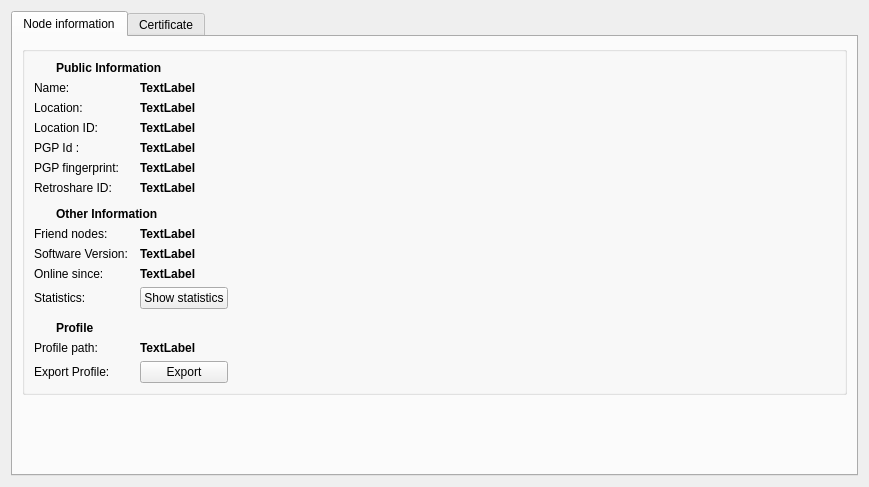
<?xml version="1.0" encoding="UTF-8"?>
<ui version="4.0">
 <class>CryptoPage</class>
 <widget class="QWidget" name="CryptoPage">
  <property name="geometry">
   <rect>
    <x>0</x>
    <y>0</y>
    <width>869</width>
    <height>487</height>
   </rect>
  </property>
  <layout class="QGridLayout" name="gridLayout_2">
   <item row="0" column="0">
    <widget class="QTabWidget" name="tabWidget">
     <property name="currentIndex">
      <number>0</number>
     </property>
     <widget class="QWidget" name="tab">
      <attribute name="title">
       <string>Node information</string>
      </attribute>
      <layout class="QVBoxLayout" name="verticalLayout_2">
       <item>
        <widget class="QGroupBox" name="groupBox_1">
         <layout class="QGridLayout" name="gridLayout_4">
          <item row="6" column="0">
           <widget class="QLabel" name="label">
            <property name="text">
             <string>Retroshare ID:</string>
            </property>
           </widget>
          </item>
          <item row="11" column="0">
           <widget class="QLabel" name="label_4">
            <property name="text">
             <string>Statistics:</string>
            </property>
           </widget>
          </item>
          <item row="3" column="1" colspan="3">
           <widget class="QLabel" name="peerid">
            <property name="sizePolicy">
             <sizepolicy hsizetype="MinimumExpanding" vsizetype="Preferred">
              <horstretch>0</horstretch>
              <verstretch>0</verstretch>
             </sizepolicy>
            </property>
            <property name="font">
             <font>
              <weight>75</weight>
              <bold>true</bold>
             </font>
            </property>
            <property name="text">
             <string notr="true">TextLabel</string>
            </property>
           </widget>
          </item>
          <item row="5" column="0">
           <widget class="QLabel" name="label_2">
            <property name="text">
             <string>PGP fingerprint:</string>
            </property>
           </widget>
          </item>
          <item row="3" column="0">
           <widget class="QLabel" name="label_6">
            <property name="sizePolicy">
             <sizepolicy hsizetype="Maximum" vsizetype="Preferred">
              <horstretch>0</horstretch>
              <verstretch>0</verstretch>
             </sizepolicy>
            </property>
            <property name="minimumSize">
             <size>
              <width>100</width>
              <height>0</height>
             </size>
            </property>
            <property name="text">
             <string>Location ID:</string>
            </property>
           </widget>
          </item>
          <item row="14" column="2">
           <spacer name="horizontalSpacer_4">
            <property name="orientation">
             <enum>Qt::Horizontal</enum>
            </property>
            <property name="sizeType">
             <enum>QSizePolicy::Expanding</enum>
            </property>
            <property name="sizeHint" stdset="0">
             <size>
              <width>40</width>
              <height>20</height>
             </size>
            </property>
           </spacer>
          </item>
          <item row="8" column="1" colspan="2">
           <widget class="QLabel" name="friendsEdit">
            <property name="sizePolicy">
             <sizepolicy hsizetype="MinimumExpanding" vsizetype="Preferred">
              <horstretch>0</horstretch>
              <verstretch>0</verstretch>
             </sizepolicy>
            </property>
            <property name="font">
             <font>
              <weight>75</weight>
              <bold>true</bold>
             </font>
            </property>
            <property name="text">
             <string notr="true">TextLabel</string>
            </property>
           </widget>
          </item>
          <item row="14" column="0">
           <widget class="QLabel" name="label_11">
            <property name="text">
             <string>Export Profile:</string>
            </property>
           </widget>
          </item>
          <item row="5" column="1" colspan="3">
           <widget class="QLabel" name="pgpfingerprint">
            <property name="font">
             <font>
              <weight>75</weight>
              <bold>true</bold>
             </font>
            </property>
            <property name="text">
             <string>TextLabel</string>
            </property>
           </widget>
          </item>
          <item row="4" column="1" colspan="3">
           <widget class="QLabel" name="pgpid">
            <property name="sizePolicy">
             <sizepolicy hsizetype="MinimumExpanding" vsizetype="Preferred">
              <horstretch>0</horstretch>
              <verstretch>0</verstretch>
             </sizepolicy>
            </property>
            <property name="font">
             <font>
              <weight>75</weight>
              <bold>true</bold>
             </font>
            </property>
            <property name="text">
             <string notr="true">TextLabel</string>
            </property>
           </widget>
          </item>
          <item row="10" column="0">
           <widget class="QLabel" name="label_16">
            <property name="sizePolicy">
             <sizepolicy hsizetype="Maximum" vsizetype="Preferred">
              <horstretch>0</horstretch>
              <verstretch>0</verstretch>
             </sizepolicy>
            </property>
            <property name="minimumSize">
             <size>
              <width>100</width>
              <height>0</height>
             </size>
            </property>
            <property name="text">
             <string>Online since:</string>
            </property>
           </widget>
          </item>
          <item row="2" column="0">
           <widget class="QLabel" name="label_8">
            <property name="sizePolicy">
             <sizepolicy hsizetype="Maximum" vsizetype="Preferred">
              <horstretch>0</horstretch>
              <verstretch>0</verstretch>
             </sizepolicy>
            </property>
            <property name="minimumSize">
             <size>
              <width>100</width>
              <height>0</height>
             </size>
            </property>
            <property name="text">
             <string>Location:</string>
            </property>
           </widget>
          </item>
          <item row="0" column="0" colspan="4">
           <layout class="QGridLayout" name="gridLayout_3">
            <item row="0" column="0">
             <widget class="QLabel" name="publicIcon">
              <property name="maximumSize">
               <size>
                <width>16</width>
                <height>16</height>
               </size>
              </property>
              <property name="pixmap">
               <pixmap resource="../images.qrc">:/images/info16.png</pixmap>
              </property>
             </widget>
            </item>
            <item row="0" column="1">
             <widget class="StyledLabel" name="publicLabel">
              <property name="font">
               <font>
                <weight>75</weight>
                <bold>true</bold>
               </font>
              </property>
              <property name="text">
               <string>Public Information</string>
              </property>
             </widget>
            </item>
           </layout>
          </item>
          <item row="2" column="1" colspan="3">
           <widget class="QLabel" name="country">
            <property name="sizePolicy">
             <sizepolicy hsizetype="MinimumExpanding" vsizetype="Preferred">
              <horstretch>0</horstretch>
              <verstretch>0</verstretch>
             </sizepolicy>
            </property>
            <property name="font">
             <font>
              <weight>75</weight>
              <bold>true</bold>
             </font>
            </property>
            <property name="text">
             <string notr="true">TextLabel</string>
            </property>
           </widget>
          </item>
          <item row="14" column="1">
           <widget class="QPushButton" name="exportprofile">
            <property name="toolTip">
             <string>&lt;html&gt;&lt;head/&gt;&lt;body&gt;&lt;p&gt;Use this to export your profile key. You can then import it in a different computer and make a new node with the same profile. Doing so, existing friends that you also add to the new node will automatically recognise that new node as friend.&lt;/p&gt;&lt;/body&gt;&lt;/html&gt;</string>
            </property>
            <property name="text">
             <string>Export</string>
            </property>
           </widget>
          </item>
          <item row="9" column="0">
           <widget class="QLabel" name="label_3">
            <property name="sizePolicy">
             <sizepolicy hsizetype="Maximum" vsizetype="Preferred">
              <horstretch>0</horstretch>
              <verstretch>0</verstretch>
             </sizepolicy>
            </property>
            <property name="minimumSize">
             <size>
              <width>100</width>
              <height>0</height>
             </size>
            </property>
            <property name="text">
             <string>Software Version:</string>
            </property>
           </widget>
          </item>
          <item row="11" column="1">
           <widget class="QPushButton" name="showStats_PB">
            <property name="text">
             <string>Show statistics</string>
            </property>
           </widget>
          </item>
          <item row="7" column="0" colspan="4">
           <layout class="QGridLayout" name="gridLayout">
            <property name="topMargin">
             <number>6</number>
            </property>
            <item row="0" column="0">
             <widget class="QLabel" name="otherIcon">
              <property name="maximumSize">
               <size>
                <width>16</width>
                <height>16</height>
               </size>
              </property>
              <property name="text">
               <string/>
              </property>
              <property name="pixmap">
               <pixmap resource="../images.qrc">:/images/info16.png</pixmap>
              </property>
             </widget>
            </item>
            <item row="0" column="1">
             <widget class="StyledLabel" name="otherLabel">
              <property name="font">
               <font>
                <weight>75</weight>
                <bold>true</bold>
               </font>
              </property>
              <property name="text">
               <string>Other Information</string>
              </property>
             </widget>
            </item>
           </layout>
          </item>
          <item row="11" column="2">
           <spacer name="horizontalSpacer_3">
            <property name="orientation">
             <enum>Qt::Horizontal</enum>
            </property>
            <property name="sizeHint" stdset="0">
             <size>
              <width>40</width>
              <height>20</height>
             </size>
            </property>
           </spacer>
          </item>
          <item row="13" column="0">
           <widget class="QLabel" name="label_5">
            <property name="text">
             <string>Profile path:</string>
            </property>
           </widget>
          </item>
          <item row="8" column="0">
           <widget class="QLabel" name="label_9">
            <property name="sizePolicy">
             <sizepolicy hsizetype="Maximum" vsizetype="Preferred">
              <horstretch>0</horstretch>
              <verstretch>0</verstretch>
             </sizepolicy>
            </property>
            <property name="minimumSize">
             <size>
              <width>100</width>
              <height>0</height>
             </size>
            </property>
            <property name="text">
             <string>Friend nodes:</string>
            </property>
           </widget>
          </item>
          <item row="1" column="1" colspan="3">
           <widget class="QLabel" name="name">
            <property name="sizePolicy">
             <sizepolicy hsizetype="MinimumExpanding" vsizetype="Preferred">
              <horstretch>0</horstretch>
              <verstretch>0</verstretch>
             </sizepolicy>
            </property>
            <property name="font">
             <font>
              <weight>75</weight>
              <bold>true</bold>
             </font>
            </property>
            <property name="text">
             <string notr="true">TextLabel</string>
            </property>
           </widget>
          </item>
          <item row="12" column="0" colspan="3">
           <layout class="QGridLayout" name="gridLayout_6">
            <property name="topMargin">
             <number>6</number>
            </property>
            <item row="0" column="0">
             <widget class="QLabel" name="otherIcon_2">
              <property name="maximumSize">
               <size>
                <width>16</width>
                <height>16</height>
               </size>
              </property>
              <property name="text">
               <string/>
              </property>
              <property name="pixmap">
               <pixmap resource="../images.qrc">:/images/info16.png</pixmap>
              </property>
             </widget>
            </item>
            <item row="0" column="1">
             <widget class="StyledLabel" name="otherLabel_2">
              <property name="font">
               <font>
                <weight>75</weight>
                <bold>true</bold>
               </font>
              </property>
              <property name="text">
               <string>Profile</string>
              </property>
             </widget>
            </item>
           </layout>
          </item>
          <item row="1" column="0">
           <widget class="QLabel" name="label_10">
            <property name="sizePolicy">
             <sizepolicy hsizetype="Maximum" vsizetype="Preferred">
              <horstretch>0</horstretch>
              <verstretch>0</verstretch>
             </sizepolicy>
            </property>
            <property name="minimumSize">
             <size>
              <width>100</width>
              <height>0</height>
             </size>
            </property>
            <property name="text">
             <string>Name:</string>
            </property>
           </widget>
          </item>
          <item row="9" column="1" colspan="2">
           <widget class="QLabel" name="version">
            <property name="sizePolicy">
             <sizepolicy hsizetype="MinimumExpanding" vsizetype="Preferred">
              <horstretch>0</horstretch>
              <verstretch>0</verstretch>
             </sizepolicy>
            </property>
            <property name="font">
             <font>
              <weight>75</weight>
              <bold>true</bold>
             </font>
            </property>
            <property name="text">
             <string notr="true">TextLabel</string>
            </property>
            <property name="textInteractionFlags">
             <set>Qt::LinksAccessibleByMouse|Qt::TextSelectableByMouse</set>
            </property>
           </widget>
          </item>
          <item row="4" column="0">
           <widget class="QLabel" name="label_7">
            <property name="sizePolicy">
             <sizepolicy hsizetype="Maximum" vsizetype="Preferred">
              <horstretch>0</horstretch>
              <verstretch>0</verstretch>
             </sizepolicy>
            </property>
            <property name="minimumSize">
             <size>
              <width>100</width>
              <height>0</height>
             </size>
            </property>
            <property name="text">
             <string>PGP Id :</string>
            </property>
           </widget>
          </item>
          <item row="6" column="1" colspan="3">
           <widget class="QLabel" name="retroshareid">
            <property name="font">
             <font>
              <weight>75</weight>
              <bold>true</bold>
             </font>
            </property>
            <property name="text">
             <string>TextLabel</string>
            </property>
            <property name="textInteractionFlags">
             <set>Qt::LinksAccessibleByMouse|Qt::TextSelectableByMouse</set>
            </property>
           </widget>
          </item>
          <item row="10" column="1" colspan="2">
           <widget class="QLabel" name="onlinesince">
            <property name="sizePolicy">
             <sizepolicy hsizetype="MinimumExpanding" vsizetype="Preferred">
              <horstretch>0</horstretch>
              <verstretch>0</verstretch>
             </sizepolicy>
            </property>
            <property name="font">
             <font>
              <weight>75</weight>
              <bold>true</bold>
             </font>
            </property>
            <property name="text">
             <string notr="true">TextLabel</string>
            </property>
           </widget>
          </item>
          <item row="13" column="1" colspan="2">
           <widget class="QLabel" name="labelpath">
            <property name="font">
             <font>
              <weight>75</weight>
              <bold>true</bold>
             </font>
            </property>
            <property name="text">
             <string>TextLabel</string>
            </property>
           </widget>
          </item>
         </layout>
        </widget>
       </item>
       <item>
        <spacer name="verticalSpacer">
         <property name="orientation">
          <enum>Qt::Vertical</enum>
         </property>
         <property name="sizeHint" stdset="0">
          <size>
           <width>20</width>
           <height>40</height>
          </size>
         </property>
        </spacer>
       </item>
      </layout>
     </widget>
     <widget class="QWidget" name="tab_2">
      <attribute name="title">
       <string>Certificate</string>
      </attribute>
      <layout class="QGridLayout" name="gridLayout_7">
       <item row="0" column="0">
        <widget class="QPlainTextEdit" name="certplainTextEdit">
         <property name="sizePolicy">
          <sizepolicy hsizetype="Preferred" vsizetype="MinimumExpanding">
           <horstretch>0</horstretch>
           <verstretch>0</verstretch>
          </sizepolicy>
         </property>
         <property name="font">
          <font>
           <family>Courier New</family>
          </font>
         </property>
         <property name="tabChangesFocus">
          <bool>true</bool>
         </property>
         <property name="lineWrapMode">
          <enum>QPlainTextEdit::NoWrap</enum>
         </property>
         <property name="readOnly">
          <bool>true</bool>
         </property>
         <property name="textInteractionFlags">
          <set>Qt::TextSelectableByKeyboard|Qt::TextSelectableByMouse</set>
         </property>
        </widget>
       </item>
       <item row="1" column="0">
        <layout class="QHBoxLayout" name="horizontalLayout_3">
         <item>
          <widget class="QCheckBox" name="_includeSignatures_CB">
           <property name="toolTip">
            <string>&lt;html&gt;&lt;head/&gt;&lt;body&gt;&lt;p&gt;This option includes all signatures of your profile key. Signatures are not mandatory, but only a way to express your trust in some particular profile.&lt;/p&gt;&lt;/body&gt;&lt;/html&gt;</string>
           </property>
           <property name="text">
            <string>Include signatures</string>
           </property>
          </widget>
         </item>
         <item>
          <widget class="QCheckBox" name="_shortFormat_CB">
           <property name="toolTip">
            <string>&lt;html&gt;&lt;head/&gt;&lt;body&gt;&lt;p&gt;The short format only contains the profile fingerprint, and authentication is based on the node ID (ID of the SSL key). If you choose the old (long) format, the certificate includes the full profile public key. There is no fundamental difference between making friends with either method, because the public profile keys will be exchanged and checked w.r.t. the fingerprint after connection.&lt;/p&gt;&lt;/body&gt;&lt;/html&gt;</string>
           </property>
           <property name="text">
            <string>Short format</string>
           </property>
          </widget>
         </item>
         <item>
          <widget class="QCheckBox" name="_includeAllIPs_CB">
           <property name="toolTip">
            <string>&lt;html&gt;&lt;head/&gt;&lt;body&gt;&lt;p&gt;IP history is the list of IP you used accross time. Including this might help your friends reach you. This is optional for privacy reasons.&lt;/p&gt;&lt;/body&gt;&lt;/html&gt;</string>
           </property>
           <property name="text">
            <string>Include IP history</string>
           </property>
          </widget>
         </item>
         <item>
          <widget class="QPushButton" name="_copyLink_PB">
           <property name="text">
            <string>Copy certificate to clipboard</string>
           </property>
          </widget>
         </item>
         <item>
          <widget class="QPushButton" name="saveButton">
           <property name="toolTip">
            <string>&lt;html&gt;&lt;head/&gt;&lt;body&gt;&lt;p&gt;Saves your profile key pair into a file. This allows you to create a new node for the same profile, by importing this key pair on a different computer. Friends who already accept connections from you will automatically accept connections from that new node after you add them yourself. Your key is exported encrypted and you will need your login password to create a new profile.&lt;/p&gt;&lt;/body&gt;&lt;/html&gt;</string>
           </property>
           <property name="text">
            <string>Save certificate to file</string>
           </property>
          </widget>
         </item>
         <item>
          <spacer name="horizontalSpacer_2">
           <property name="orientation">
            <enum>Qt::Horizontal</enum>
           </property>
           <property name="sizeHint" stdset="0">
            <size>
             <width>40</width>
             <height>20</height>
            </size>
           </property>
          </spacer>
         </item>
        </layout>
       </item>
      </layout>
     </widget>
    </widget>
   </item>
  </layout>
 </widget>
 <customwidgets>
  <customwidget>
   <class>StyledLabel</class>
   <extends>QLabel</extends>
   <header>gui/common/StyledLabel.h</header>
  </customwidget>
 </customwidgets>
 <resources>
  <include location="../images.qrc"/>
 </resources>
 <connections/>
</ui>
